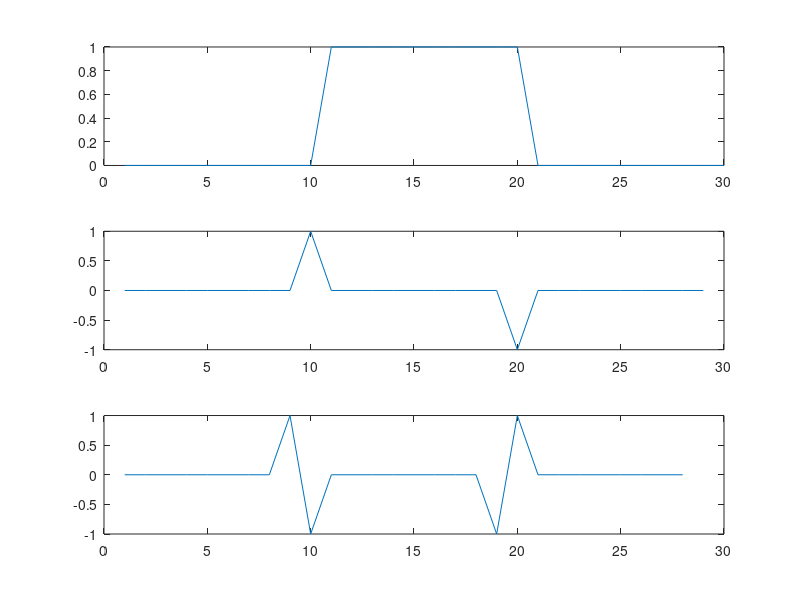

MATLAB code for this plot:
%% Canny Edge Detection
% 2번 미분하여, zero crossing point를 찾아 Edge를 Detection.

% 미분 : delta x가 무한히 0이 될 떄의 y 변화량(=0), 차분 : 변화량
sig = [0, 0, 0, 0, 0, 0, 0, 0, 0, 0, 1, 1, 1, 1, 1, 1, 1, 1, 1, 1, 0, 0, 0, 0, 0, 0, 0, 0, 0, 0];
d_sig = diff(sig);      % 1번 차분
dd_sig = diff(d_sig);   % 2번 차분(-> zero crossing point를 찾을 수 있음 == Edge Detection할 수 있음(어디서부터 line이 시작되었고 끝났는지))

figure(3);
subplot(3, 1, 1); plot(sig);
subplot(3, 1, 2); plot(d_sig);
subplot(3, 1, 3); plot(dd_sig);